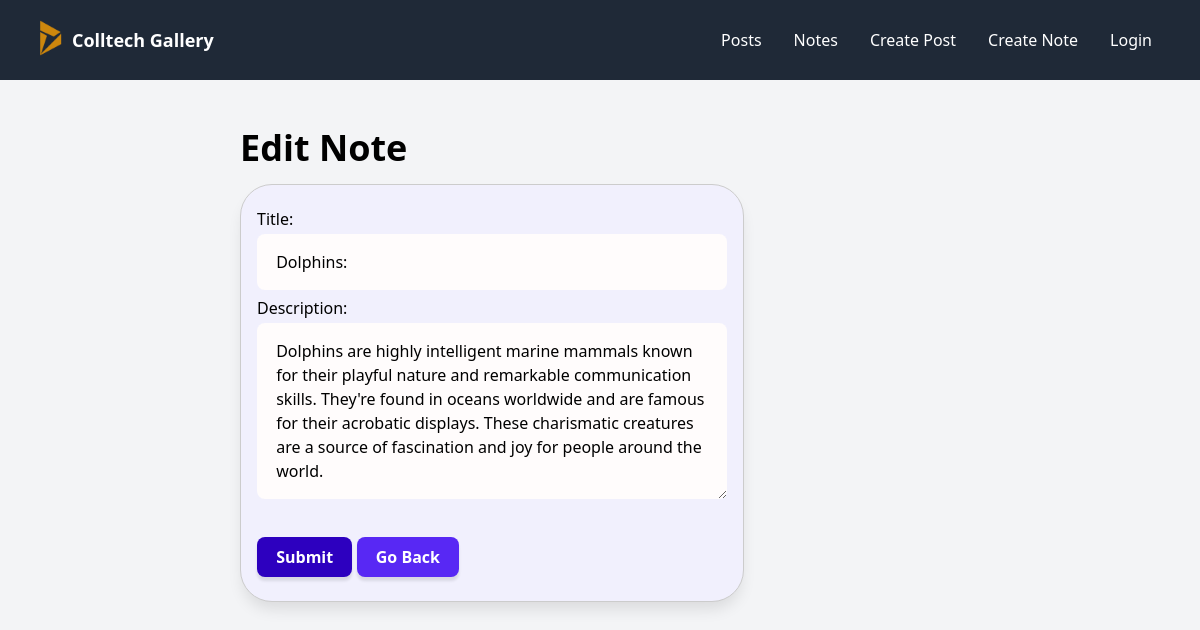
The app's page /note/edit/2/ with its own data.
### posts_app/models.py (models this page shows, shortened)
class Note(models.Model):
    author = models.ForeignKey(User,null=False, on_delete=models.CASCADE)
    title = models.CharField(max_length=200, null=False)
    description = models.TextField()
    likes = models.ManyToManyField(User, related_name='likednotes', through='LikedNote')
    created_at = models.DateTimeField(auto_now_add=True)
    updated_at = models.DateTimeField(auto_now=True)
    class Meta:
        ordering = ['-created_at']

### posts_app/views.py (the view)
# urls.py: path('note/edit/<pk>/',NoteEditView, name="edit-note"),
def NoteEditView(request, pk):
    note = Note.objects.get(id=pk)
    form = NoteEditForm(instance=note)
    if request.method == 'POST':
        form = NoteEditForm(request.POST, instance=note)
        if form.is_valid():
            form.save()
            messages.success(request,'Note updated successfully!')
            return redirect('notes')
    context = {
        'note': note,
        'form': form
    }
    return render(request, 'a_posts/note_edit.html', context)

### posts_app/forms.py
class NoteEditForm(ModelForm):
    class Meta:
        model = Note
        fields = ['title','description', ]
        widgets = {
            'description': forms.Textarea(attrs={'rows':6})
        }

### posts_app/templates/a_posts/note_edit.html (shortened to what this page needs)
{% extends 'layouts/b.html' %}
{% block content %}
<h1>Edit Note</h1>
<div class="card p-4">
    <div class="pb-2">
        <form method='POST'>
            {{ form }}
            <div class="pt-4">
                <button class="successbtn" type="submit">Submit</button>
                <a class="editbtn" type="submit" href="{{ request.META.HTTP_REFERER }}">Go Back</a>
            </div>
        </form>
    </div>
</div>
{% endblock %}

### posts_app/templates/layouts/b.html
{% extends 'base.html' %}
{% block layout %}
    <content class="max-w-3xl block mx-auto my-12 px-6">
        {% block content %}
        {% endblock %}
    </content>
{% endblock %}

### posts_app/templates/base.html (shortened to what this page needs)
<!DOCTYPE html>
<html lang="en">
<head>
    {% load static %}
    <link rel="stylesheet" href="https://cdnjs.cloudflare.com/ajax/libs/font-awesome/6.4.2/css/all.min.css" />
    <script src="https://cdn.tailwindcss.com"></script>
</head>
<body class="bg-gray-100">
{% include 'includes/header.html' %}
{% block layout %}
{% endblock %}
</body>
</html>

### posts_app/templates/includes/header.html (shortened to what this page needs)
{% load static %}
<header x-data="{ mobilenavOpen: false }" class="md:flex items-center justify-between [&>*]:px-8 bg-gray-800 h-20 text-white sticky top-0 z-40">
    <div class="flex items-center justify-between h-20">
        <logo>
            <a class="flex items-center gap-1" href="/">
                <img  id="logo-home" class="w-9 -mt-1" src="{% static 'icons/logo-home.png' %}">
                <span id="heading-home" class="text-lg font-bold">Colltech Gallery</span>
            </a>
        </logo>
    </div>
    <nav x-show="mobilenavOpen" x-cloak class="md:!block bg-gray-800 h-screen w-screen md:h-auto md:w-auto -mt-20 md:mt-0 absolute md:relative z-[-1]"
    x-transition:enter="duration-300 ease-out"
    x-transition:enter-start="opacity-0 -translate-y-96"
    x-transition:enter-end="opacity-100 translate-y-0">
        <ul class="flex items-center navitems flex-col md:flex-row gap-2 md:gap-0 justify-center h-full -translate-y-10 md:translate-y-0">
            <li><a href="/">Posts</a></li>
            <li><a href="{% url 'notes' %}">Notes</a></li>
            <li><a href="{% url 'post-create' %}">Create Post</a></li>
            <li><a href="{% url 'note-create' %}">Create Note</a></li>
            {% if user.is_authenticated %}
            <li x-data="{ dropdownOpen: false }" class="relative">
                <a @click="dropdownOpen = !dropdownOpen" @click.away="dropdownOpen = false" class="cursor-pointer select-none">
                    <img class="h-8 w-8 rounded-full object-cover" src="{{ user.profile.image.url }}" alt="Upload Profile"/>
                    {{ user }}
                    <img x-bind:class="dropdownOpen && 'rotate-180 duration-300'" class="w-4" src="https://img.icons8.com/small/32/777777/expand-arrow.png"/>
                </a>
                <div x-show="dropdownOpen" x-cloak class="absolute right-0 bg-white text-black shadow rounded-xl w-48 p-2 z-20"
                x-transition:enter="duration-300 ease-out"
                x-transition:enter-start="opacity-0 -translate-y-5 scale-90"
                x-transition:enter-end="opacity-100 translate-y-0 scale-100">
                    <ul class="hoverlist [&>li>a]:justify-start">
                        <li style="margin-bottom:-5px;"><a href="{% url 'view-profile' %}"><i class="fa-regular fa-user" style="color:darkblue;font-size:larger;margin-right:10px;"></i>My Profile</a></li>
                        <li style="margin-bottom:-5px;"><a href="{% url 'edit-profile' %}"><i class="fa-solid fa-user-pen" style="color:darkblue;font-size:larger;margin-right:10px;"></i>Edit Profile</a></li>
                        <li style="margin-bottom:-5px;"><a href="{% url 'account_change_password' %}"><i class="fa-solid fa-lock" style="color:darkblue;font-size:larger;margin-right:10px;"></i>Change Password</a></li>
                        <li style="margin-bottom:-5px;"><a href="{% url 'account_reset_password' %}"><i class="fa-solid fa-user-lock" style="color:darkblue;font-size:larger;margin-right:10px;"></i>Reset Password</a></li>
                        <li><a href="{% url 'account_logout' %}"><i class="fa-solid fa-power-off" style="color:red;font-size:larger;margin-right:10px;"></i>Log Out</a></li>
                    </ul>
                </div>
            </li>
            {% else %}
            <li><a href="{% url 'account_login' %}">Login</a></li>
            {% endif %}
        </ul>
    </nav>
</header>

### posts_app/templates/base.html (style rules this page uses)
* { margin:0px; padding:0px; box-sizing:border-box; transition:all .3s linear; text-decoration:none; outline:none; border:none; }
html { scroll-padding-top:10px; scroll-behavior:smooth; overflow-x:hidden; }
:root { --primary: rgb(88, 40, 244); --primary-dark: rgb(45, 0, 191); --primary-hover: rgb(77, 22, 255); --black: #1f2937; --font1: 'Shantell Sans', sans-serif; }
#heading-home { font-size:18px; }
h1 { @apply text-4xl font-bold mb-4 }
.successbtn { display: inline-flex; flex-wrap: wrap; align-items: center; justify-content: center; flex-shrink: 0; text-align: center; border-radius: 0.5rem; cursor: pointer; padding: 0 1.2rem; min-height: 2.5rem; font-weight: 600; box-shadow: 0 4px 3px rgba(0, 0, 0, 0.1); transition-property: transform; transition-duration: .2s; color: white; background-color:var(--primary-dark); width: fit-content; }
.editbtn { display: inline-flex; flex-wrap: wrap; align-items: center; justify-content: center; flex-shrink: 0; text-align: center; border-radius: 0.5rem; cursor: pointer; padding: 0 1.2rem; min-height: 2.5rem; font-weight: 600; box-shadow: 0 4px 3px rgba(0, 0, 0, 0.1); transition-property: transform; transition-duration: .2s; color: white; background-color:var(--primary); width: fit-content; }
.navitems>li>a { @apply flex items-center gap-2 h-12 px-4 hover:bg-gray-700 rounded-lg; }
.card { display: flex; flex-direction: column; overflow: hidden; position: relative; border-radius: 2rem; box-shadow: 0 10px 15px -3px rgba(0,0,0,0.1); margin-bottom: 2rem; background-color: rgb(241, 240, 253); padding-bottom: 1rem; width: 70%; border:1px solid #ccc; }
html, body { margin: 0; min-height: 100%; }
label, input { display: block; }
label { margin: 6px 0 3px; }
input, textarea { width: 100%; }
.textarea, textarea { margin-bottom: 1rem; }
.textarea, textarea, input { border-radius: 0.5rem; padding: 1rem 1.2rem; background-color: rgb(255, 252, 252); outline:none; }

### records on screen
Note: title "Dolphins:", description "Dolphins are highly intelligent marine mammals known for their playful nature and remarkable communication skills. They're found in oceans worldwide and are famous for their acrobatic displays. These charismatic creatures are a source of fascination and joy for people around the world."
